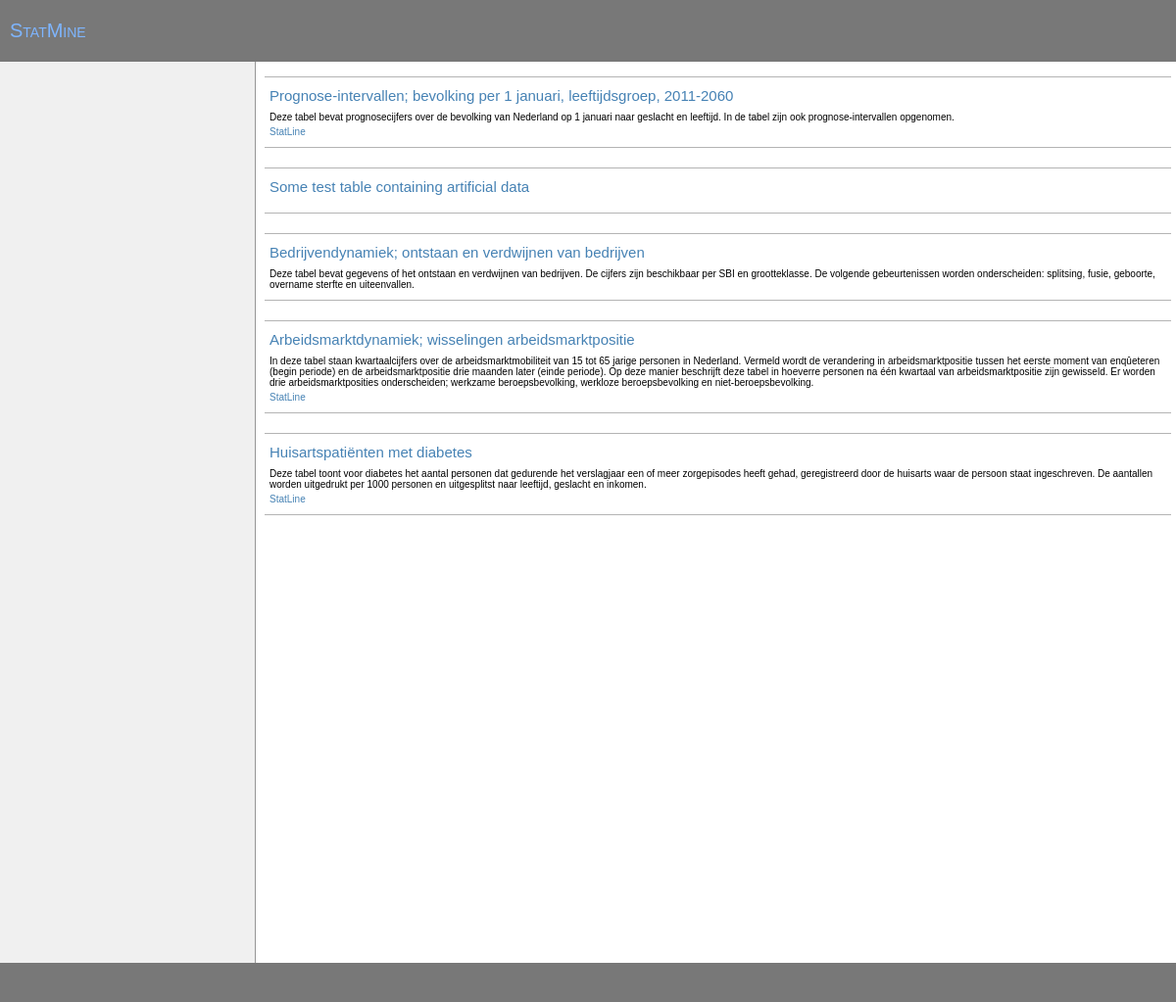
Before: / with the older database file.
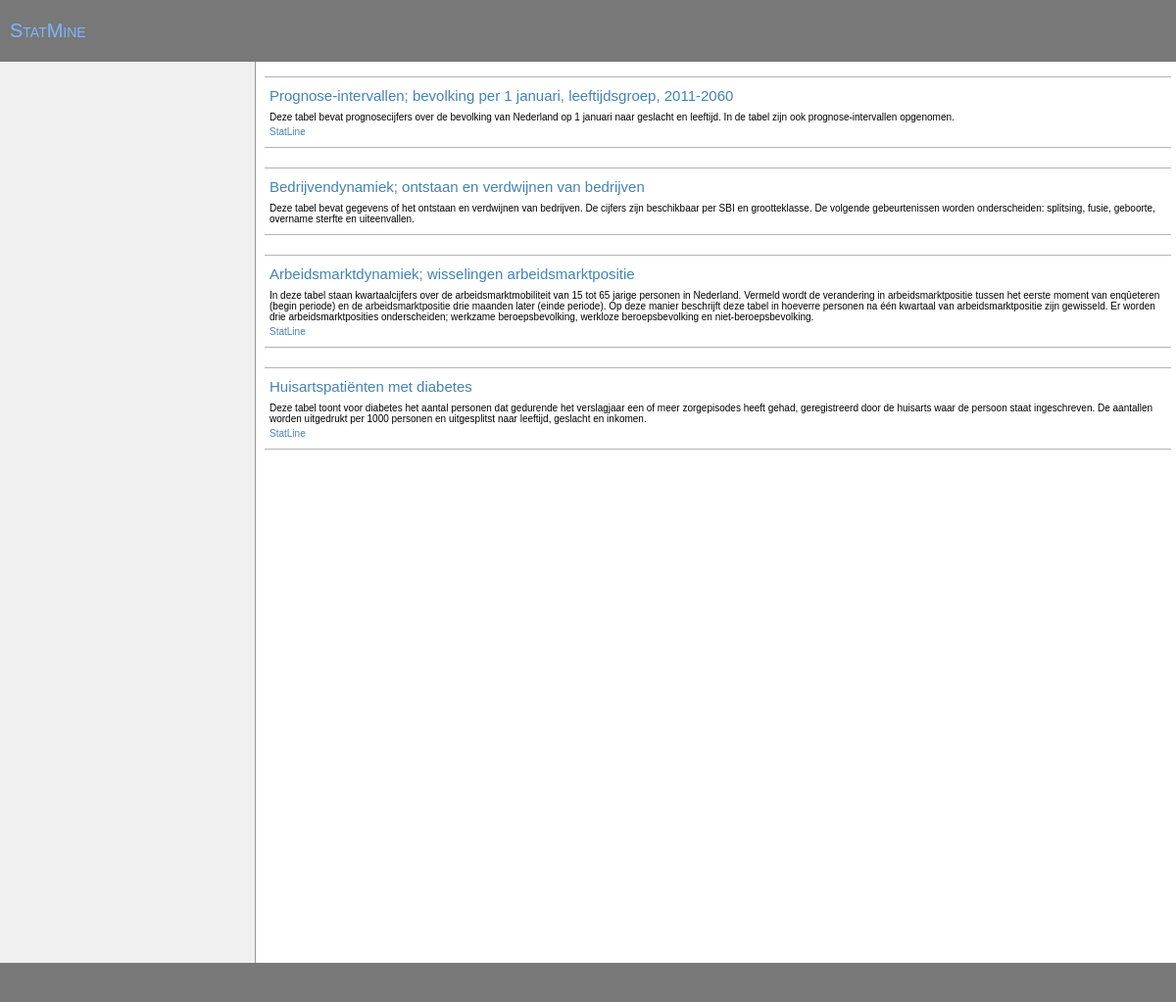
After: the same page with the newer database file.
### tables this page shows
CREATE TABLE tables 
( id INTEGER,
	name TEXT,
	longname TEXT,
	description TEXT,
	url TEXT 
);

### php/meta.php (called while the page is built, shortened)
<?php
  $META = array();
  $META['exampletable'] = array(
      'longname' => 'Some test table containing artificial data',
      'description' => '',
      'variables' => array("gender", "age", "variable"),
      'idvariables' => array("gender", "age")
    );
  $META['bevolkingsprognoses'] = array(
      'longname' => 'Prognose-intervallen; bevolking per 1 januari, leeftijdsgroep, 2011-2060',
      'description' => 'Deze tabel bevat prognosecijfers over de bevolking van Nederland op 1 ' .
          'januari naar geslacht en leeftijd. In de tabel zijn ook ' .
          'prognose-intervallen opgenomen.',
      'url' => 'http://statline.cbs.nl/StatWeb/selection/?DM=SLNL&PA=80755NED&VW=T',
      'variables' => array("gender", "age", "year", "variable"),
      'idvariables' => array("gender", "age", "year"),
      'gender' => array(
          'longname' => 'Geslacht',
          'default' => 3,
          'defaultnot' => 3,
          'levels' => array('Man', 'Vrouw', 'Totaal')
        ),
      'age' => array(
          'longname' => 'Leeftijd',
          'default' => 21,
          'defaultnot' => 21,
          'levels' => array(
              "0-5",   "5-10",  "10-15", "15-20", "20-25", "25-30", "30-35", "35-40",
              "40-45", "45-50", "50-55", "55-60", "60-65", "65-70", "70-75", "75-80", "80-85",
              "85-90", "90-95", "95+", "Totaal")
        ),
      'year' => array(
          'longname' => 'Jaar',
          'default' => 50,
          'defaultnot' => 50,
          'levels' => array(
              "2011", "2012", "2013", "2014", "2015", "2016", "2017", "2018", "2019", "2020",
              "2021", "2022", "2023", "2024", "2025", "2026", "2027", "2028", "2029", "2030",
              "2031", "2032", "2033", "2034", "2035", "2036", "2037", "2038", "2039", "2040",
              "2041", "2042", "2043", "2044", "2045", "2046", "2047", "2048", "2049", "2050",
              "2051", "2052", "2053", "2054", "2055", "2056", "2057", "2058", "2059", "2060")
        ),
      'prognosis' => array(
          'longname' => 'Verwacht aantal personen'
        ),
      'default_graph' => array(
          'type' => 'line',
          'x' => 'year',
          'y' => 'prognosis'
        )
    );
  $META['diabetes'] = array(
      'longname' => 'Huisartspatiënten met diabetes',
      'description' => 'Deze tabel toont voor diabetes het aantal personen dat ' .
        'gedurende het verslagjaar een of meer zorgepisodes heeft gehad, geregistreerd ' .
        'door de huisarts waar de persoon staat ingeschreven. De aantallen worden ' .
        'uitgedrukt per 1000 personen en uitgesplitst naar leeftijd, geslacht en inkomen.',
      'url' => 'http://statline.cbs.nl/StatWeb/selection/?DM=SLNL&PA=80577NED&VW=T',
      'variables' => array("jaar", "inkomensgroep", "geslacht", "leeftijd", "variable"),
      'idvariables' => array("jaar", "inkomensgroep", "geslacht", "leeftijd"),
      'jaar' => array(
          'longname' => 'Jaar',
          'default' => 8,
          'levels' => array('2002', '2003', '2004', '2005', '2006', '2007', '2008', '2009')
        ),
      'inkomensgroep' => array(
          'longname' => 'Inkomensgroep',
          'default' => 11,
          'defaultnot' => 11,
          'levels' => array('1e 10%-inkomensgroep (laag inkomen)', '2e 10%-inkomensgroep',
            '3e 10%-inkomensgroep', '4e 10%-inkomensgroep', '5e 10%-inkomensgroep',
            '6e 10%-inkomensgroep', '7e 10%-inkomensgroep', '8e 10%-inkomensgroep',
            '9e 10%-inkomensgroep', '10e 10%-inkomensgroep (hoog inkomen)', 'Totaal')
        ),
      'geslacht' => array(
          'longname' => 'Geslacht',
          'default' => 3,
          'defaultnot' => 3,
          'levels' => array('Man', 'Vrouw', 'Totaal')
        ),
      'leeftijd' => array(
          'longname' => 'Leeftijd',
          'default' => 7,
          'defaultnot' => 7,
          'levels' => array('0 tot 15 jaar', '15 tot 30 jaar', '30 tot 45 jaar',
            '45 tot 60 jaar', '60 tot 75 jaar', '75 jaar of ouder', 'Totaal')
        ),
      'aantal_patienten'=> array(
          'longname' => 'Aantal patiënten met diabetes'
        ),
      'default_graph' => array(
          'type' => 'bar',
          'y' => 'jaar',
          'size' => 'aantal_patienten'
        )
    );
?>

### index.php (the view, shortened to what this page needs)
<!DOCTYPE html>
<html>
  <head>
    <link type="text/css" href="css/ui.css" rel="stylesheet" />
    <link type="text/css" href="css/smoothness/jquery-ui-1.8.17.custom.css" rel="stylesheet" />
  </head>
  <body>
  <header>
    <h1><a href="index.php">StatMine</a></h1>
  </header>
  <article>
    <div class="menu">
    </div>
    <div class="content">
<?php
  require_once("php/meta.php");
  $pdo = new PDO("sqlite:data/test.sqlite");
  $r = $pdo->query("SELECT * FROM tables");
  while ($row = $r->fetch()) {
    $meta = $META[$row['name']];
    echo '<div class="table">';
    echo '<h2><a href="ui.php?id=' . $row['id'] . '">' .  $meta['longname'] . '</a></h2>';
    echo '<p>' . $meta['description'] . '</p>';
    if (isset($meta['url']) && $meta['url'] != '')
      echo '<p class="tableoptions"><a href="' . $meta['url'] . '">StatLine</a></p>';
    echo '</div>';
  }
?>
    </div>
  </article>
  <footer>
  </footer>
  </body>
</html>

### css/ui.css (style rules this page uses)
BODY { font-family : sans-serif; font-size: 10px; color : black; }
* { padding : 0pt; margin : 0pt; border : none 0pt; font-weight : normal; text-decoration : none; }
a { color : steelblue; font-size : inherit; }
header, footer { background : rgb(120, 120, 120); border-bottom : rgb(10, 10, 10); padding : 20px 10px; color : white; }
header h1 { font-size : 200%; color : inherit; font-variant : small-caps; }
header a { color : #7eb5ff; }
footer { clear : both; }
article { float : left; width : 100%; }
div.menu { float : left; width : 240px; padding : 10px 10px; min-height : 900px; background : rgb(240, 240, 240); border-right : rgb(150, 150, 150) solid 1px; }
div.table { margin-top : 10px; margin-bottom : 20px; border-bottom : 1px solid rgb(180, 180, 180); border-top : 1px solid rgb(180, 180, 180); padding : 10px 5px; }
div.table H2 { margin-bottom : 8px; }
div.table p.tableoptions { margin-top : 4px; }
div.content { margin-left : 265px; padding : 5px; }

Changed rows visible on the page:
removed tables: name "Some test table containing artificial data"
